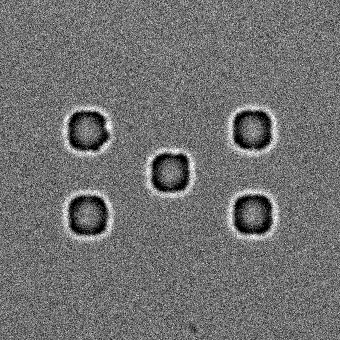
#> input picture src/HiTMicTools/img_processing/cellasic/templates/id_block.png, 340 x 340 px
$ python -i crop.py   (imports and definitions only)   (older library calls are emulated)
#> lines starting #> are read from the running program, lines starting #| are printed output that depends on the picture
"""Detect the ID-block fiducial in a CellAsic FOV, correct for tilt, and
crop to the target line (line 5 by default).

The CellAsic Onix2 B04A chamber has 6 trap rows ("lines") whose ceilings
have different heights. The image of each line contains:

  - Silicone support pillars on a regular ~200 px grid (background)
  - An ID block: a square outline enclosing N small squares arranged in
    a dice-face pattern where N == line number. For line 5 this is the
    standard "5" face (4 corners + 1 centre).
  - Bacteria + debris (the actual signal).
  - At the top and bottom of the line, dark silicone walls separating it
    from the adjacent lines.
  - At the left and right edges, dark silicone chamber walls.

We detect the ID block(s) via Sobel-edge template matching (intensity-
invariant, works across chambers with different contrast). Multiple
detections per FOV (typical: 2-4) let us fit a line through their
centres and recover the small plate-placement tilt (~0.3-0.7 deg).

Two cropping modes share that detection + rotation prologue:

  1. Calibration mode (production) -- crop_with_calibration(...)
     Uses fixed Y offsets from the ID-block centre, plus min/max ID-block
     X positions in the rotated frame compared against thresholds, to
     derive the four crop bounds. Numbers come from a calibration JSON
     generated once on clean empty references. Robust on bacteria-heavy
     frames where per-frame wall detection fails.

  2. Walls mode -- crop_to_target_line(...)
     Per-frame: rotate, then find top/bottom (and optionally left/right)
     silicone walls via row/column-median dip detection. Brittle on
     dense cultures; the intended use is generating the calibration JSON
     from empty references, NOT production cropping.

Tunables are exposed as module constants; defaults are calibrated for
standard line-5 acquisitions on the supported chamber geometry.
"""
from __future__ import annotations

from importlib import resources
from pathlib import Path
from typing import Tuple, List, Optional

import cv2
import numpy as np
from PIL import Image


# --- detection (template matching) -------------------------------------------

DEFAULT_THRESHOLD = 0.25       # NCC score floor on the Sobel edge map
DEFAULT_MIN_SEP = 250          # px -- minimum centre-to-centre separation between matches
DEFAULT_TOP_K = 8              # safety cap on number of detections per frame
DEFAULT_MAX_Y_DRIFT = 60       # px -- same-row Y filter (ID blocks all share line-5 Y)

X_WALL_SPACING_EXTRAP_LIMIT = 4  # how many ID-block widths beyond the strict
                                 # detections to extrapolate when masking
                                 # partial / FOV-edge ID blocks. With chip
                                 # spacing ~500 px and FOV 2720 px wide, 4
                                 # extrapolations each side cover the whole
                                 # FOV plus a buffer.

# --- wall detection (after tilt correction) ----------------------------------

WALL_SEARCH_ABOVE = 1200       # px above ID block centre to search for top wall
WALL_SEARCH_BELOW = 1100       # px below ID block centre to search for bottom wall
WALL_MIN_GAP_ABOVE = 600       # walls must be at least this far ABOVE ID block centre
WALL_MIN_GAP_BELOW = 700       # walls must be at least this far BELOW ID block centre
WALL_SMOOTH = 31               # row-median smoothing window (px)
WALL_X_CENTRAL_FRAC = 0.6      # use only the central X fraction when computing
                                # the row signal (skips warpAffine black corners)
WALL_PROMINENCE_PCT = 0.10     # required dip depth as fraction of search-window range
WALL_LOCAL_HALFSPAN = 80       # px on each side used to score local wall dips.
                                # Prevents the bottom wall picker from jumping
                                # to darker lower-line structures.

# --- crop tightness ----------------------------------------------------------
# Insets push the top/bottom crop edge INSIDE line 5 by N px (positive
# values exclude the silicone wall itself). Values were selected from
# local validation data after visual inspection.

WALL_INSET_TOP = 30
WALL_INSET_BOT = 20

# --- fallback geometry (used if wall detection fails) ------------------------
# Derived from p04 training crop: Y=500..2200, ID block centre at Y=1446.

CROP_OFFSET_ABOVE = 946
CROP_OFFSET_BELOW = 754


# --- default line-5 calibration (B04A chamber) -------------------------------
# These 8 numbers are the chip-geometry calibration used by the production
# `ASCT_cellasic` pipeline. They tell crop_with_calibration where line-5's
# top/bottom silicone walls (y_wall) and chamber side walls (x_wall) sit
# relative to a detected ID-block centre, plus the maximum plausible tilt
# (tilt clamp). They are HARDCODED rather than loaded from JSON so the
# pipeline runs out of the box for any standard line-5 acquisition on the
# B04A chip without users needing to manage a sidecar file.
#
# Source: median calibration from clean empty-reference frames on the
# supported chamber geometry.
#
# To use a different calibration (new chamber design, new imaging setup),
# pass `cellasic_calibration_path: /path/to/your.json` in the pipeline
# config -- the user override takes precedence over this default.

DEFAULT_LINE5_CALIBRATION = {
    "_source": "built-in B04A line-5 calibration",
    "x_wall": {
        "_format_version": "min_max_v1",
        "left_wall": {
            "min_id_cx_threshold": 1170,
            "offset_from_min_id_cx": -709,
            "n_det_1_id_cx_threshold": 1700,
            "id_block_spacing_px": 1033,
        },
        "right_wall": {
            "max_id_cx_threshold": 1560,
            "offset_from_max_id_cx": 664,
            "n_det_1_id_cx_threshold": 1000,
            "id_block_spacing_px": 1033,
        },
    },
    "y_wall": {
        "top_offset_from_id_cy": -800,
        "bot_offset_from_id_cy": 775,
    },
    "tilt": {
        "max_abs_angle_deg": 1.0,
    },
}


# [9 lines left out: function load_default_calibration, not called in this run]


# =========================================================================
#  Template loading
# =========================================================================

def load_default_template(gaussian_sigma: float = 0.0) -> np.ndarray:
    """Load the default CellAsic line-5 ID-block template that ships with
    HiTMicTools. Returns a Sobel-preprocessed uint8 array ready to feed to
    `detect_id_blocks`. Pass `gaussian_sigma` matching the value used when
    Sobel-ing the target BF (so template and target share preprocessing)."""
#> called with gaussian_sigma = 0
    with resources.as_file(
        resources.files("HiTMicTools.img_processing.cellasic.templates") / "id_block.png"
    ) as template_path:
        raw = np.array(Image.open(template_path).convert("L"))
#> raw is the input picture: shape (340, 340); min 0, max 255, mean 113
    return _apply_sobel(raw, gaussian_sigma=gaussian_sigma)


# [19 lines left out: functions load_template, _to_uint8_norm, not called in this run]


def _apply_sobel(img_u8: np.ndarray, gaussian_sigma: float = 0.0) -> np.ndarray:
    """Sobel gradient magnitude. Intensity-invariant; matches geometry
    rather than absolute contrast, so a low-contrast block in one chamber
    matches the same template as a high-contrast block in another.

    On RAW BF (raw .nd2), pillar-grid speckle noise dominates the Sobel
    signal and drowns the ID block. Set gaussian_sigma~2 to suppress
    speckle before gradient extraction; on post-NAFNet input the data is
    already denoised, so default sigma=0 is correct."""
#> called with gaussian_sigma = 0
    if gaussian_sigma > 0:
        k = int(2 * round(3 * gaussian_sigma) + 1)
        img_u8 = cv2.GaussianBlur(img_u8, (k, k), gaussian_sigma)
    gx = cv2.Sobel(img_u8, cv2.CV_32F, 1, 0, ksize=3)
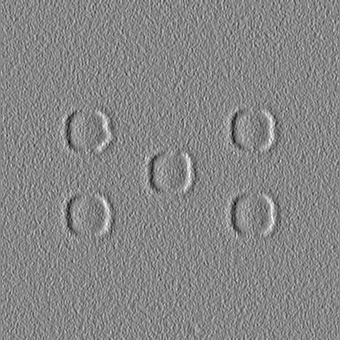
#> gx: shape (340, 340) float32; min -663, max 588, mean 0; drawn with min black and max white
    gy = cv2.Sobel(img_u8, cv2.CV_32F, 0, 1, ksize=3)
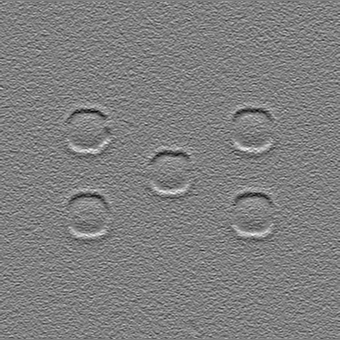
#> gy: shape (340, 340) float32; min -623, max 619, mean -0.1; drawn with min black and max white
    mag = np.sqrt(gx * gx + gy * gy)
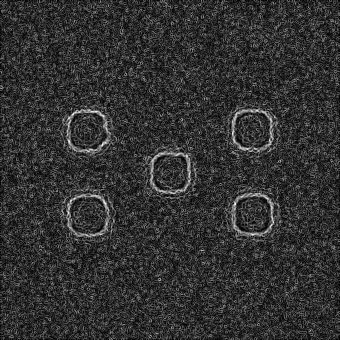
#> mag: shape (340, 340) float32; min 0, max 668.2, mean 131.1; drawn with min black and max white
    mag /= (mag.max() + 1e-9)
    return (mag * 255).astype(np.uint8)


# =========================================================================
#  ID block detection
# =========================================================================

# [213 lines left out: functions _non_max_suppression, _extrapolate_id_positions, detect_id_blocks, _fit_line, compute_rotation, detect_walls_in_rotated, not called in this run]


# =========================================================================
#  X-wall (chamber side wall) detection
# =========================================================================

X_WALL_SEARCH_LEFT = 1400   # px to the LEFT of ID centre to scan for left wall
X_WALL_SEARCH_RIGHT = 1400  # px to the RIGHT of ID centre to scan for right wall
X_WALL_MIN_GAP = 250        # walls must be at least this far from the ID centre
X_WALL_PROMINENCE_PCT = 0.40  # require deep dips; pillar-grid background +
                              # masked-out ID blocks leave the chamber wall as
                              # the dominant col-median feature
X_WALL_SMOOTH = 31
X_WALL_INSET = 15           # px to push inward from the detected wall
X_WALL_ID_MASK_HALF = 250   # px half-width of the ID-block rectangle that
                            # gets masked out when computing col-median.
                            # Matches X_WALL_MIN_GAP so the search window
                            # never starts inside a masked-but-leaking
                            # ID-block edge.


# [129 lines left out: functions detect_chamber_x_walls, compute_crop_bounds, not called in this run]


# =========================================================================
#  Shared orchestration helpers (used by both modes)
# =========================================================================

class NoIDBlockDetected(RuntimeError):
    """Raised when no ID block fiducial can be located in the FOV. The
    pipeline cannot determine where the target line is, so processing
    should stop (hard fail rather than silently producing junk)."""


# [609 lines left out: functions _detect_and_rotate, _apply_rotation_and_crop, crop_to_target_line, clamp_tilt, apply_y_calibration, apply_x_calibration_minmax and 6 more, not called in this run]

>>> result = load_default_template()
